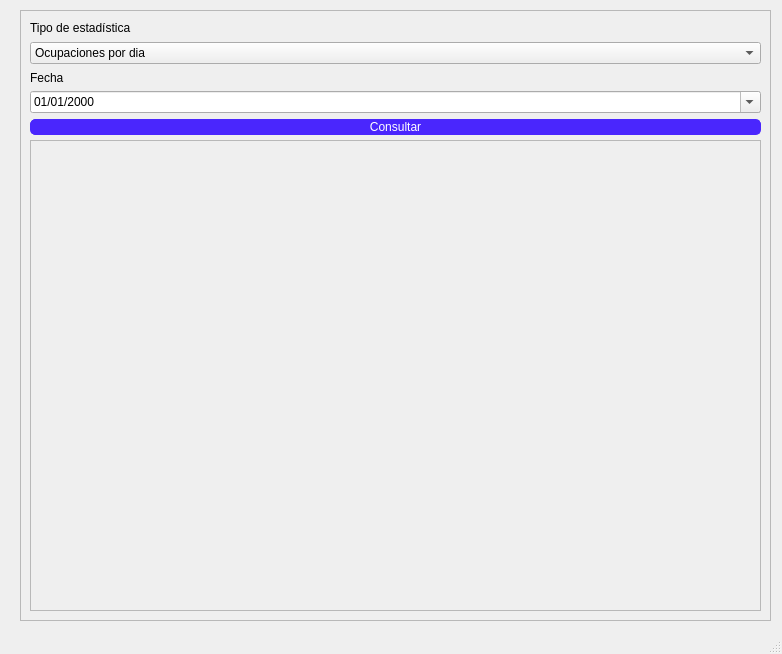
<?xml version="1.0" encoding="UTF-8"?>
<ui version="4.0">
 <class>StatsWindow</class>
 <widget class="QMainWindow" name="StatsWindow">
  <property name="geometry">
   <rect>
    <x>0</x>
    <y>0</y>
    <width>782</width>
    <height>654</height>
   </rect>
  </property>
  <property name="windowTitle">
   <string>Estadísticas</string>
  </property>
  <property name="styleSheet">
   <string notr="true">QPushButton{
	background-color: #4a26fd;
	border-radius:5px;
	border: 1px solid  #4a26fd;
	font:  8pt &quot;FontAwesome&quot; ; 
	color: #ffffff

}

QPushButton:Hover{	
	background-color :#021aee
}</string>
  </property>
  <widget class="QWidget" name="centralwidget">
   <widget class="QFrame" name="main_frame">
    <property name="geometry">
     <rect>
      <x>20</x>
      <y>10</y>
      <width>751</width>
      <height>611</height>
     </rect>
    </property>
    <property name="frameShape">
     <enum>QFrame::StyledPanel</enum>
    </property>
    <property name="frameShadow">
     <enum>QFrame::Raised</enum>
    </property>
    <widget class="QWidget" name="verticalLayoutWidget_2">
     <property name="geometry">
      <rect>
       <x>10</x>
       <y>10</y>
       <width>731</width>
       <height>115</height>
      </rect>
     </property>
     <layout class="QVBoxLayout" name="vertical_layout_tools">
      <item>
       <widget class="QLabel" name="lbl_statistics">
        <property name="text">
         <string>Tipo de estadística</string>
        </property>
       </widget>
      </item>
      <item>
       <widget class="QComboBox" name="cbx_statistics">
        <item>
         <property name="text">
          <string>Ocupaciones por dia</string>
         </property>
        </item>
       </widget>
      </item>
      <item>
       <widget class="QLabel" name="lbl_date">
        <property name="text">
         <string>Fecha</string>
        </property>
       </widget>
      </item>
      <item>
       <widget class="QDateEdit" name="txb_date">
        <property name="displayFormat">
         <string>dd/MM/yyyy</string>
        </property>
        <property name="calendarPopup">
         <bool>true</bool>
        </property>
        <property name="currentSectionIndex">
         <number>0</number>
        </property>
       </widget>
      </item>
      <item>
       <widget class="QPushButton" name="btn_query">
        <property name="text">
         <string>Consultar</string>
        </property>
       </widget>
      </item>
     </layout>
    </widget>
    <widget class="QFrame" name="plot_frame">
     <property name="geometry">
      <rect>
       <x>10</x>
       <y>130</y>
       <width>731</width>
       <height>471</height>
      </rect>
     </property>
     <property name="frameShape">
      <enum>QFrame::StyledPanel</enum>
     </property>
     <property name="frameShadow">
      <enum>QFrame::Raised</enum>
     </property>
    </widget>
   </widget>
  </widget>
  <widget class="QStatusBar" name="statusbar"/>
 </widget>
 <resources/>
 <connections/>
</ui>
